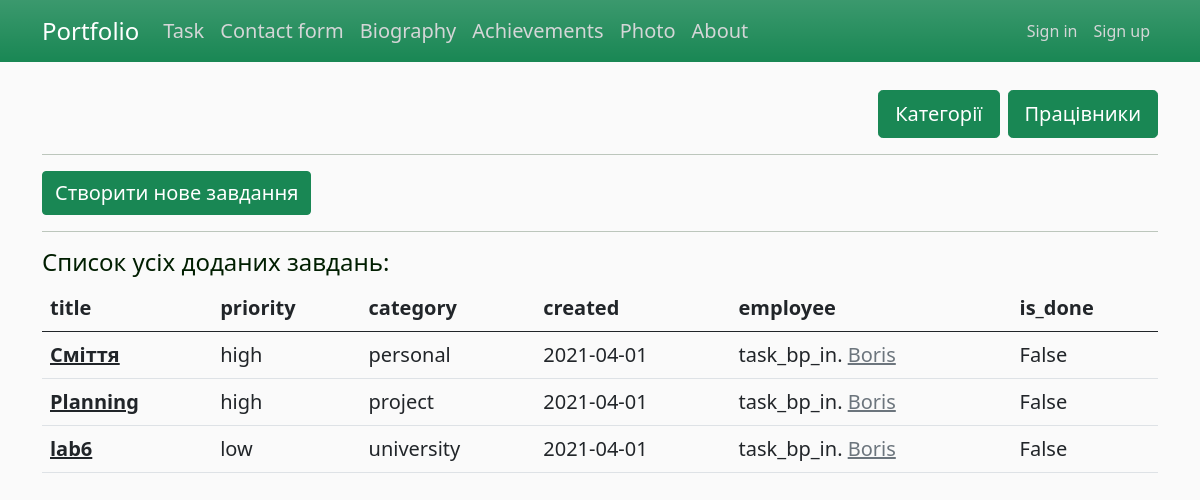
/tsk/task, run on an earlier commit of the app's database.
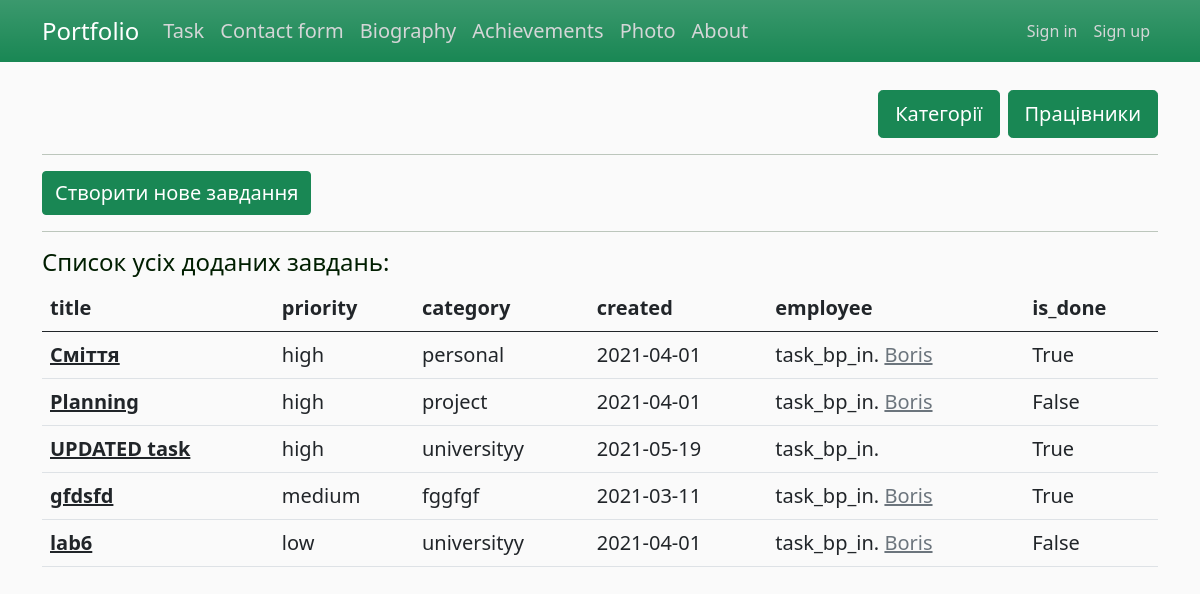
And on a later commit of the database.
### app/task/models.py (models this page shows, shortened)
class Task(db.Model):
    id = db.Column(db.Integer, primary_key=True)
    title = db.Column(db.String(80), nullable=False)
    description = db.Column(db.Text, nullable=False)
    created = db.Column(db.DateTime, default=datetime.utcnow)
    priority = db.Column(db.Enum(EnumPriority), default='low')
    is_done = db.Column(db.Boolean, default=False)
    category_id = db.Column(db.Integer(), db.ForeignKey('category.id'))

class Category(db.Model):
    id = db.Column(db.Integer, primary_key=True)
    name = db.Column(db.String(255), nullable=False, unique=True)
    tasks = db.relationship('Task', backref='categor', lazy='dynamic')

class Employee(db.Model):  # many to many з Tasks
    id = db.Column(db.Integer, primary_key=True)
    name = db.Column(db.String(25), nullable=False, unique=True)
    count_of_compltd_task = db.Column(db.Integer, nullable=False, default=0)
    tasks_todo = db.relationship('Task', secondary=many_to_many, backref=db.backref('for_empl'))

### app/task/views.py (the view)
@task_bp.route("/task")
def task_all():
    print("task_all")
    all_tasks = Task.query.order_by(case(value=Task.priority, whens={'low': 0, 'medium': 1, 'high': 2}).desc(),
                                    Task.created).all()
    print(','.join(t.name for t in all_tasks[0].for_empl))
    return render_template('task_all.html', title='Завдання', all_tasks=all_tasks)

### app/task/templates/task/task_all.html
{% extends "layout.html" %}
{% block content %}
    {% from "_render_field.html" import render_field %}
    <div class="d-grid gap-2 d-md-flex justify-content-md-end">
        <a href="{{url_for('task_bp_in.category')}}" class="btn btn-success btn-lg fs-5"> Категорії </a>
        <a href="{{url_for('task_bp_in.employee_create')}}" class="btn btn-success btn-lg fs-5"> Працівники </a>
    </div>
    <hr>
    <a href="{{url_for('task_bp_in.task_create')}}" class="btn btn-success fs-5"> Створити нове завдання </a>
    <hr>
    <h4>Cписок усіх доданих завдань:</h4>
    <table class="table table-hover">
      <thead>
        <tr>
          <th scope="col">title</th>
          <th scope="col">priority</th>
            <th scope="col">category</th>
          <th scope="col">created</th>
            <th scope="col">employee</th>
            <th scope="col">is_done</th>
        </tr>
      </thead>
      <tbody>
        {% for task in all_tasks %}
            <tr>
              <th><a href="{{url_for('task_bp_in.task_detail', id=task.id)}}" class="link-dark"> {{ task.title }}</a></th>
              <td>{{ task.priority.name }}</td>
                <td>{{ task.categor.name }}</td>
              <td>{{ task.created.strftime('%Y-%m-%d') | safe}}</td>
                <td>task_bp_in.
                    {% for t in task.for_empl %}
                        <a href="{{url_for('task_bp_in.employee_profile', id=t.id)}}" class="link-secondary"> {{ t.name }}</a><br>
                    {% endfor %}
                </td>
                <td>{{ task.is_done }}</td>
            </tr>
        {% endfor %}
      </tbody>
    </table>
{% endblock content %}

### app/templates/layout.html (shortened to what this page needs)
<!DOCTYPE html>
<html>
<head lang="en">
    <link href="https://cdn.jsdelivr.net/npm/bootstrap@5.0.0-beta2/dist/css/bootstrap.min.css" rel="stylesheet">
    <link rel="stylesheet" type="text/css" href="{{ url_for('static', filename='css/custom.css') }}">
</head>
<body>
    <header>
      <nav class="navbar navbar-expand-lg navbar-dark bg-success bg-gradient fixed-top">
        <div class="container">
          <a class="navbar-brand fs-4" href="/">Portfolio</a>
            <div class="collapse navbar-collapse fs-5" id="navbarNavDropdown">
                <ul class="navbar-nav">
                    <li class="nav-item">
                      <a class="nav-link" aria-current="page" href="{{url_for('task_bp_in.task_all')}}">Task</a>
                    </li>
                    <li class="nav-item">
                      <a class="nav-link" aria-current="page" href="{{url_for('contact_bp_in.contact')}}">Contact form</a>
                    </li>
                    <li class="nav-item">
                      <a class="nav-link" aria-current="page" href="{{url_for('bio')}}">Biography</a>
                    </li>
                    <li class="nav-item">
                      <a class="nav-link" aria-current="page" href="{{url_for('achievements')}}">Achievements</a>
                    </li>
                    <li class="nav-item">
                      <a class="nav-link" aria-current="page" href="{{url_for('photo')}}">Photo</a>
                    </li>
                    <li class="nav-item">
                      <a class="nav-link" aria-current="page" href="{{url_for('about')}}">About</a>
                    </li>
                </ul>
            </div>
            <div class="navbar-nav">
                {% if current_user.is_authenticated %}
                    {% if current_user.admin %}
                        <a class="nav-item nav-link rounded" href="/admin/">Flask Admin</a>
                        <a class="nav-item nav-link rounded" href="{{ url_for('user_bp_in.home_admin') }}">Admin Page</a>
                     {% endif %}
                    <a class="nav-item nav-link rounded" href="{{ url_for('user_bp_in.account') }}">My account</a>
                    <a class="nav-item nav-link rounded" href="{{ url_for('user_bp_in.logout') }}">Logout</a>
                {% else %}
                    <a class="nav-item nav-link rounded" href="{{ url_for('user_bp_in.login') }}">Sign in</a>
                    <a class="nav-item nav-link rounded" href="{{ url_for('user_bp_in.register') }}">Sign up</a>
                {% endif %}
            </div>
        </div>
      </nav>
    </header>
    <main class="container fs-5">
        <br><br><br>
        {% block content %}{% endblock %}
    </main>
</body>
</html>

### app/static/css/custom.css (style rules this page uses)
body { background: #fafafa; color: #002800; }
h1, h2, h3, h4, h5, h6 { color: #001e00; }
.navbar-nav .nav-link { color: #d4d6d7 !important; }

What changed in the data, as far as the page shows it:
changed Task "Сміття": is_done "False" → "True"
added Task: title "UPDATED task", priority.name "high", categor.name "universityy", created "2021-05-19", is_done "True"
added Task: title "gfdsfd", priority.name "medium", categor.name "fggfgf", created "2021-03-11", is_done "True", Employee (name "Boris")
changed through a linked row, Task "lab6": categor.name "university" → "universityy"
